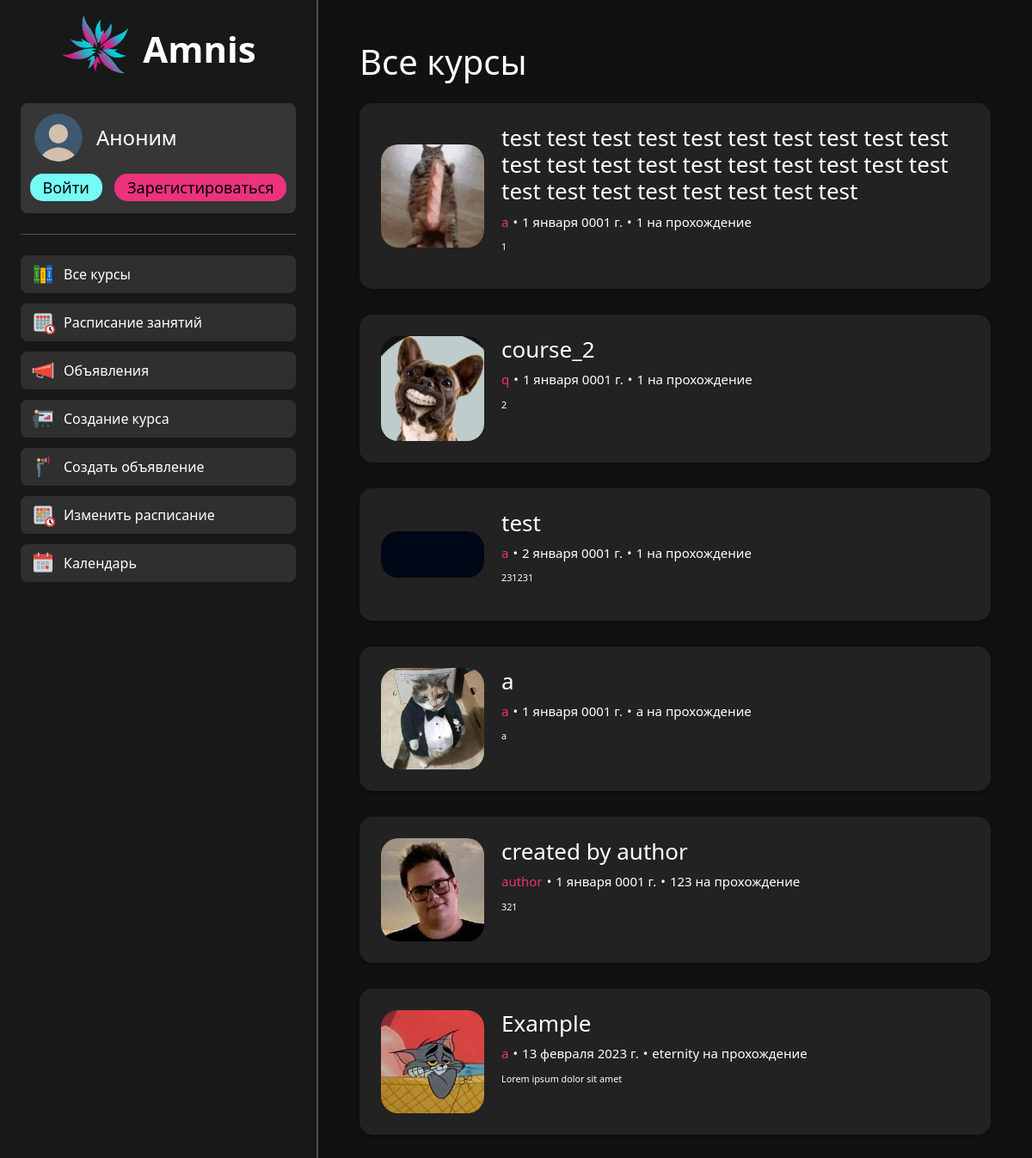
The app's page /course/all_courses, older data.
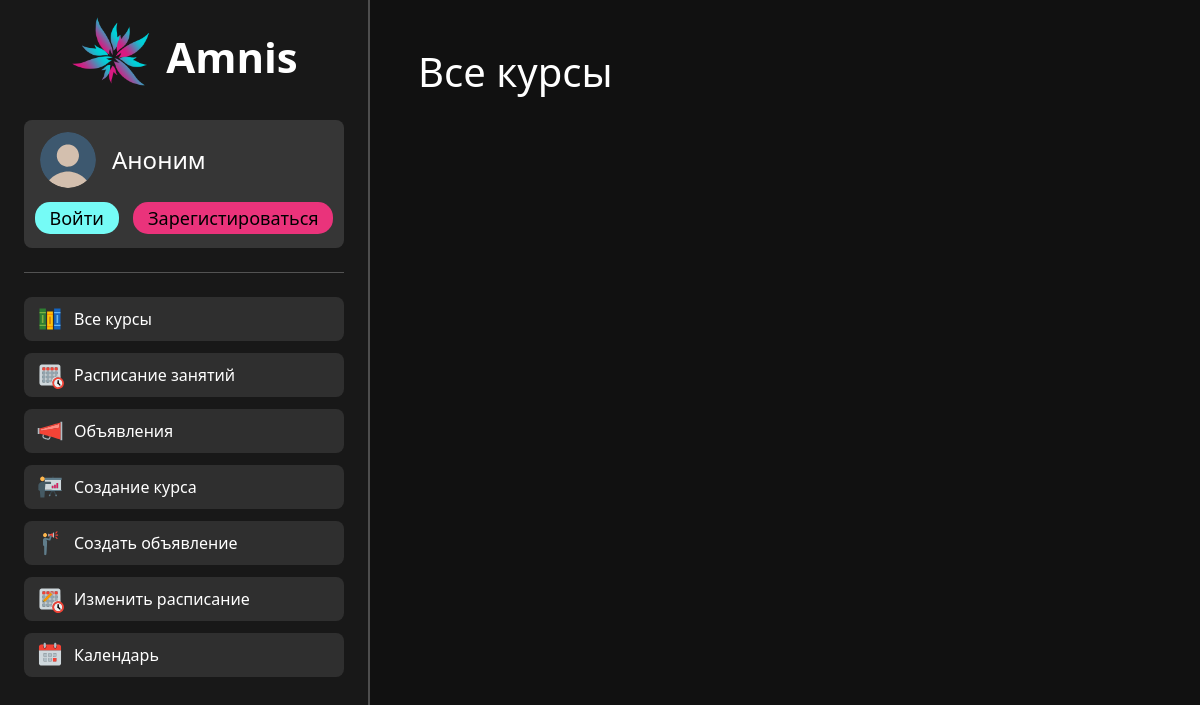
The same page, newer data.
### main/models.py (models this page shows, shortened)
class Course(models.Model):
    title = models.CharField('Title', max_length=250)
    course_image = models.ImageField('Course image', upload_to="photo_files", null=True, blank=True)
    author_id = models.ForeignKey(User, blank=True, on_delete=models.CASCADE)
    date = models.DateField('Date', blank=True, default=datetime.date(1, 1, 1))
    time_to_read = models.CharField('Time to read', max_length=50)
    description = models.CharField('Description', max_length=500)
    content = models.TextField('Content')
    class Meta:
        verbose_name = "Course"
        verbose_name_plural = "Courses"

### main/views.py (the view)
# urls.py: path('course/all_courses', views.all_courses_view, name='all_courses'),
def all_courses_view(request):
    courses = Course.objects.all()
    role = get_role(request.user)
    ava = get_ava(request.user)
    return render(request, 'main/all_courses.html', {'courses': courses, 'user': request.user, 'role': role, 'ava': ava})

### main/views.py (called while the page is built, shortened)
def get_role(user):
    template = ""
    return template

def get_ava(user):
    if user.is_authenticated:
        profiles_ava = ProfileInfo.objects.filter(login=user).get().avatar
        return profiles_ava
    else:
        return ""

### main/templates/main/all_courses.html (shortened to what this page needs)
{% load static %}
<!doctype html>
<html lang="en">
<head>
    <link rel="stylesheet" href="https://cdn.jsdelivr.net/npm/bootstrap@5.2.3/dist/css/bootstrap.min.css">
    <link rel="stylesheet" href="https://cdn.jsdelivr.net/npm/bootstrap-icons@1.10.2/font/bootstrap-icons.css">
    <link rel="stylesheet" href="{% static 'main/css/common.css'%}">
    <link rel="stylesheet" href="{% static 'main/css/all_courses.css'%}">
</head>
<body>
    {% include 'main/navigation.html' %}
    <div class="aside_container">
      <h1 class="courses_text_title">Все курсы</h1>
    <div class="all_courses_body">
    {% for c in courses %}
      <div class="common_form course">
        <div class="image_and_desc">
            <div class="img_container">
                <img class="course_image" src="/media/{{ c.course_image }}">
            </div>
            <div class="course_desc course__course_desc">
              <h2 class="course_title_h">
                <a class="course_title" href="{% url 'course' course_id=c.id %}">{{c.title}}</a>
              </h2>
              <div class="author_and_time_to_pass">
                <p class="author">{{c.author_id.username}}</p>
                <div class="split_point">•</div>
                <p class="time_to_pass author_and_time_to_pass__time_to_pass">{{c.date}}</p>
                <div class="split_point">•</div>
                <p class="time_to_pass author_and_time_to_pass__time_to_pass">{{c.time_to_read}} на прохождение</p>
              </div>
              <p class="course_desc">
                  {{c.description}}
              </p>
            </div>
        </div>
      </div>
    {% endfor %}
    </div>
</div>
</body>
</html>

Row changes from the older to the newer data that the page shows:
removed Course: course_image (picture), title "test test test test test test test test test test test test test test test test test test test test test test test test test test test test", author_id.username "a", date "1 января 0001 г.", time_to_read "1", description "1"
removed Course: course_image (picture), title "course_2", author_id.username "q", date "1 января 0001 г.", time_to_read "1", description "2"
removed Course: course_image (picture), title "test", author_id.username "a", date "2 января 0001 г.", time_to_read "1", description "231231"
removed Course: course_image (picture), title "a", author_id.username "a", date "1 января 0001 г.", time_to_read "a", description "a"
removed Course: course_image (picture), title "created by author", author_id.username "author", date "1 января 0001 г.", time_to_read "123", description "321"
removed Course: course_image (picture), title "Example", author_id.username "a", date "13 февраля 2023 г.", time_to_read "eternity", description "Lorem ipsum dolor sit amet"
